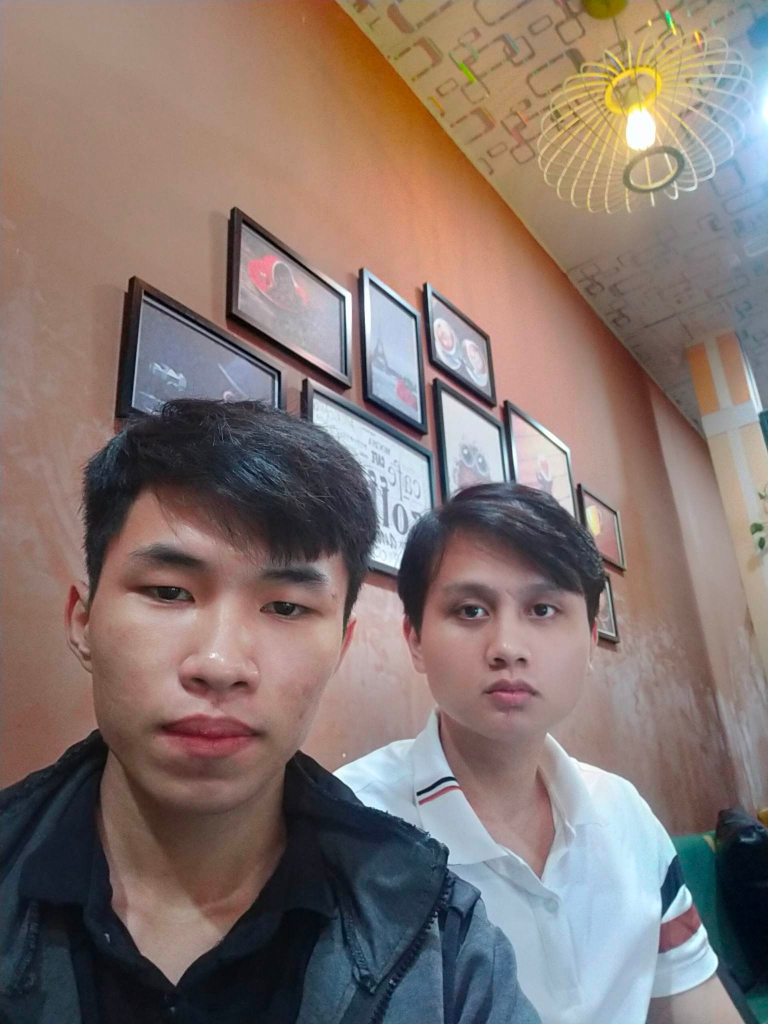
#> input picture images/test1.jpg, 1536 x 2048 px (shown at 1/2 size)
$ python detect_face_haarcascade.py
#> lines starting #> are read from the running program, lines starting #| are printed output that depends on the picture; after the words box and inside, x2 and y2 are one past the last pixel; in counts of white or black regions, pixels touching at a corner belong together
# plot photo with detected faces using opencv cascade classifier
import cv2
# load the photograph
img = cv2.imread('../images/test1.jpg')
#> img is the input picture: shape (2048, 1536, 3); mean B, G, R 111.6, 117, 132.7
img = cv2.resize(img, (800, 600))
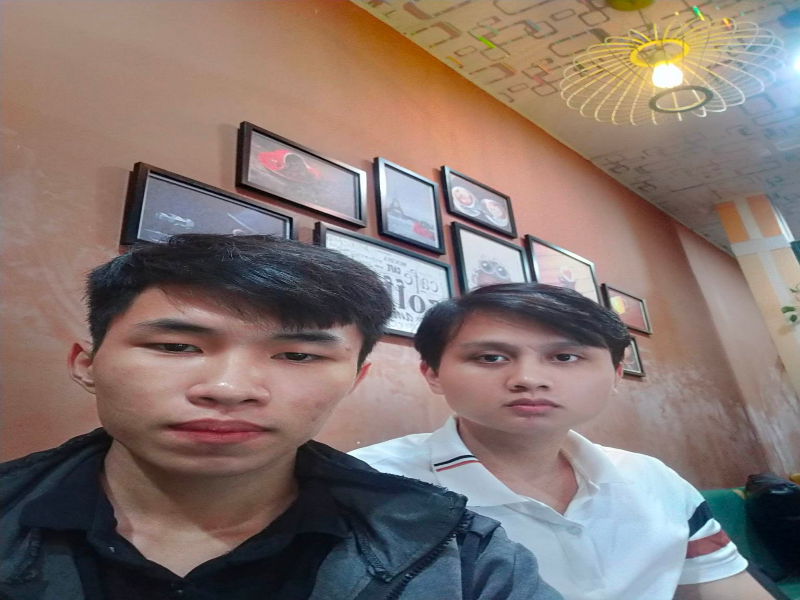
#> img: shape (600, 800, 3); mean B, G, R 111.5, 116.9, 132.6
# load the pre-trained model
classifier = cv2.CascadeClassifier(
    '../models/haarcascade_frontalface_default.xml')
# perform face detection
# try test with scaleFactor = 1.05 and minNeighbors = 8, default scaleFactor = 1.1 and minNeighbors = 3
bboxes = classifier.detectMultiScale(img, 1.05, 8)
#> bboxes = [[458, 300, 141, 141], [112, 269, 216, 216]]
# print bounding box for each detected face
for box in bboxes:
    # extract
    x, y, width, height = box
    x2, y2 = x + width, y + height
    # draw a rectangle over the pixels
    cv2.rectangle(img, (x, y), (x2, y2), (0, 0, 255), 1)
#> this loop made 2 passes
#> (x, y, width, height, x2, y2) on passes 1 to 2: (458, 300, 141, 141, 599, 441), (112, 269, 216, 216, 328, 485)
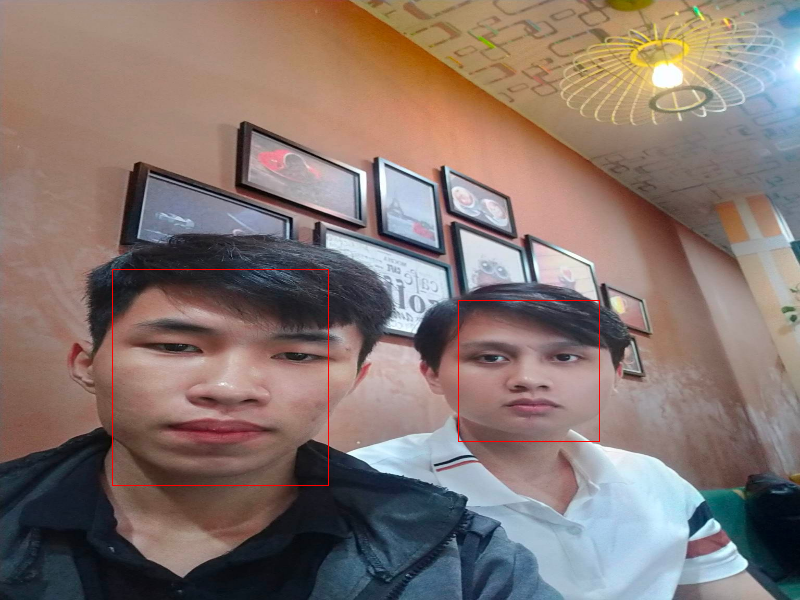
#> img: shape (600, 800, 3); 0.3% of pixels changed, all inside (x1, y1, x2, y2) = (112, 269, 600, 486)
# show the image
cv2.imshow('face detection', img)
# keep the window open until we press a key
cv2.waitKey(0)
# close the window
cv2.destroyAllWindows()

$ run again, with images/test2.jpg copied over images/test1.jpg
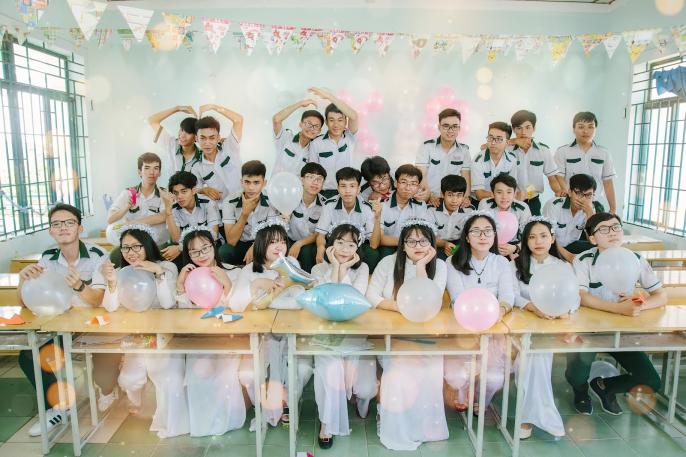
#> input picture images/test2.jpg, 1371 x 914 px (shown at 1/2 size)
#> img is the input picture: shape (914, 1371, 3); mean B, G, R 163.6, 174.9, 174.5
#> `img = cv2.resize(img, (800, 600))`:
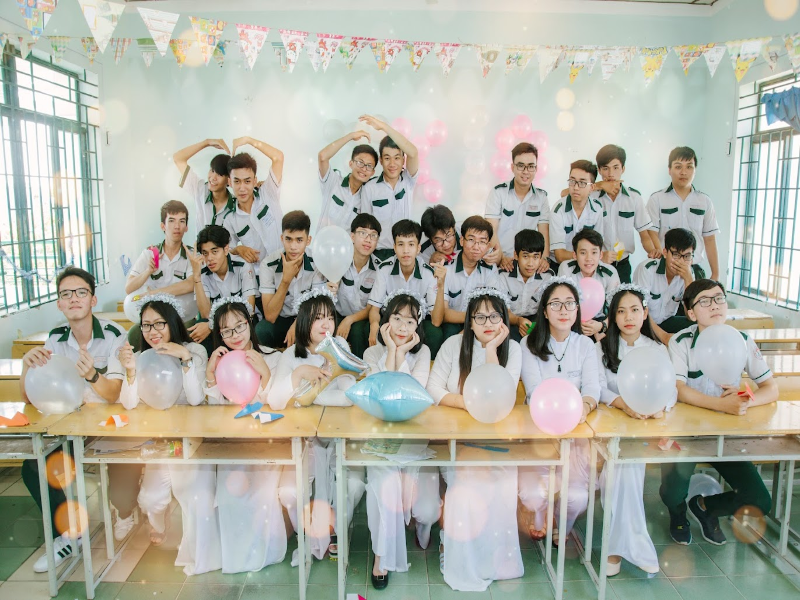
#> img: shape (600, 800, 3); mean B, G, R 163.5, 174.8, 174.3
#> bboxes = 18 rows, first 6: [378, 147, 28, 28], [510, 154, 31, 31], [598, 158, 27, 27], [668, 156, 30, 30], [227, 170, 32, 32], [162, 209, 29, 29]
#> the loop `for box in bboxes:` made 18 passes
#> (x, y, width, height, x2, y2) on passes 1 to 8: (378, 147, 28, 28, 406, 175), (510, 154, 31, 31, 541, 185), (598, 158, 27, 27, 625, 185), (668, 156, 30, 30, 698, 186), (227, 170, 32, 32, 259, 202), (162, 209, 29, 29, 191, 238), (392, 233, 30, 30, 422, 263), (195, 240, 29, 29, 224, 269)
#> after the loop `for box in bboxes:`:
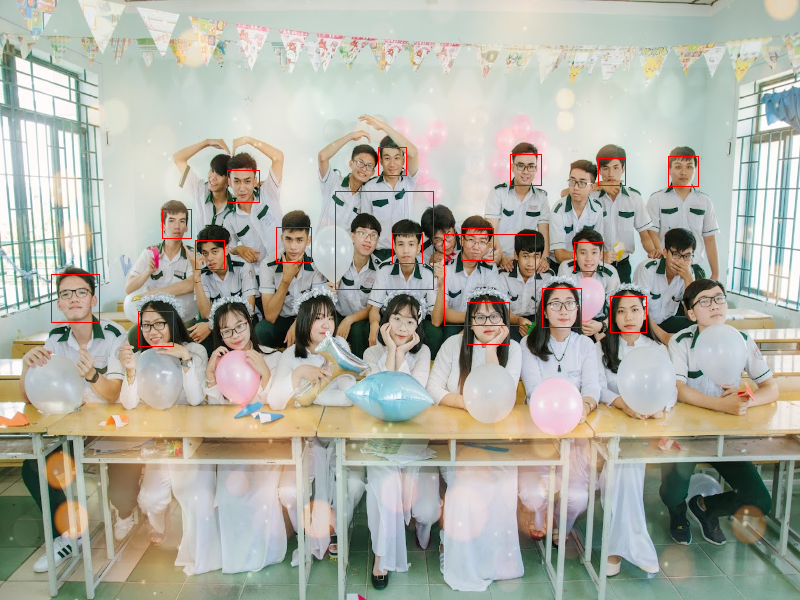
#> img: shape (600, 800, 3); 0.6% of pixels changed, all inside (x1, y1, x2, y2) = (51, 147, 699, 347)
